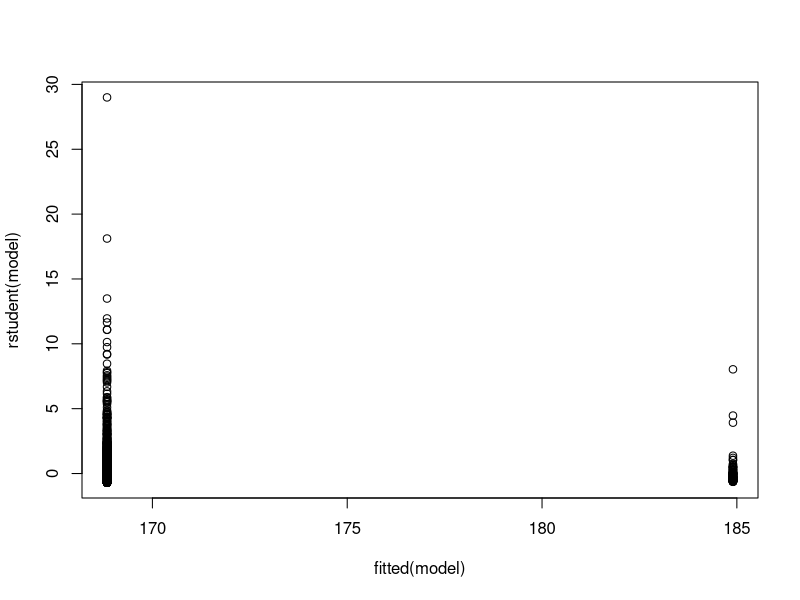
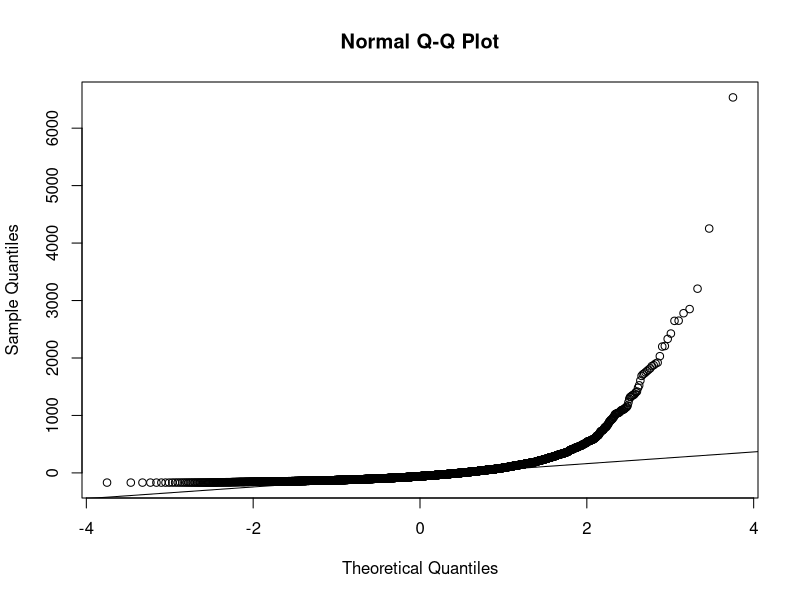
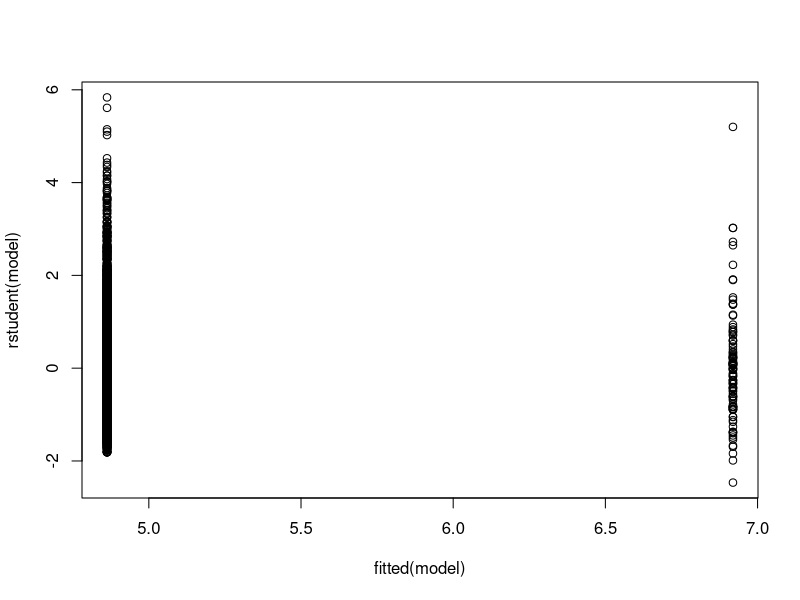
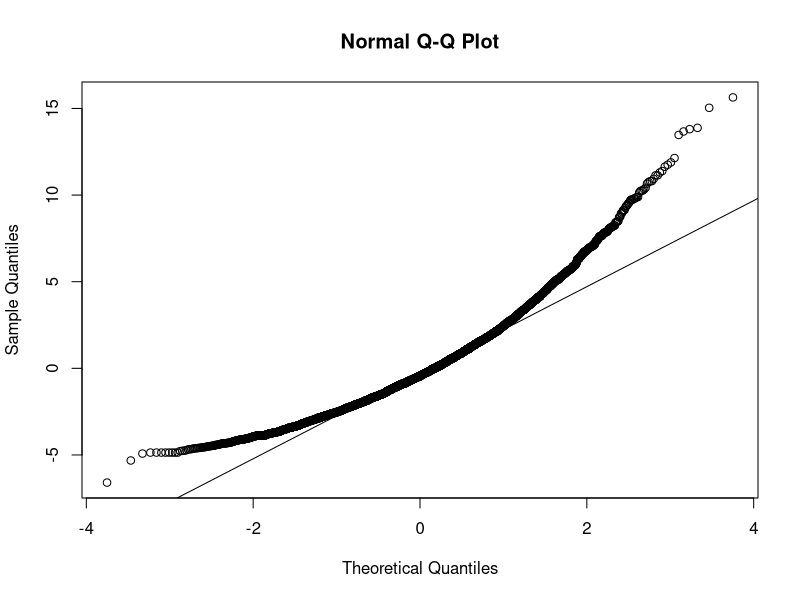

Generate these figures, in order, with R:
## ---- chunk 1
knitr::opts_chunk$set(echo = TRUE)
options(contrasts = c("contr.sum", "contr.poly"))
## ---- chunk 2
# Data for all SCP articles
data1 <- read.table("data-3-09-21.txt", header=T)

# Data for author A
data2 <- read.table("author-data.txt", header=T)
## ---- chunk 3

scp1 <- as.integer(data1$scp_number)
rating1 <- as.integer(data1$rating)
comments1 <- as.integer(data1$comments)
## ---- chunk 4

scp2 <- c()

for (i in 0:length(data2$SCP)) {
  str <- data2$SCP[i]
  if (length(str) > 0 && startsWith(str, "SCP-")) {
    scp2 <- append(scp2, as.integer(substring(str, 5)))
  }
}

rating2 <- as.integer(data2$Rating)
comments2 <- as.integer(data2$Comments)
## ---- chunk 5

group <- c()

for (i in 1:length(scp1)) {
  if (length(which(scp2 == scp1[i])) > 0) {
    group <- append(group, 2)
    
  } else {
    group <- append(group, 1)
  }
}

all.data <- data.frame(
  scp=scp1, 
  rating=rating1, 
  comments=comments1, 
  group=as.factor(group),
  ratio=rating1 / (comments1 + 1))

all.data <- subset(all.data, scp != 1)
group1 <- subset(all.data, group == 1)
group2 <- subset(all.data, group == 2)
## ---- chunk 6
head(all.data)
head(group1)
head(group2)
nrow(all.data) # Total number of observations
nrow(group1) # Number of replicates in group 1
nrow(group2) # Number of replicates in group 2
mean(group1$rating)
mean(group2$rating)
mean(group1$rating / (group1$comments + 1))
mean(group2$rating / (group2$comments + 1))
## ---- chunk 7

model <- lm(rating~group, all.data)
sigmahat <- summary(model)$sigma
sigmahat # Residual standard error
plot(fitted(model), rstudent(model))
qqnorm(resid(model))
qqline(resid(model))
## ---- chunk 8
thetahat <- mean(group2$rating) - mean(group1$rating)
d <- thetahat / ((1 / 5587 + 1 / 110) * sigmahat ^ 2)
pvalue <- 1 - pt(d, 5695)
pvalue
## ---- chunk 9
model <- lm(ratio~group, all.data)
sigmahat <- summary(model)$sigma
sigmahat # Residual standard error
plot(fitted(model), rstudent(model))
qqnorm(resid(model))
qqline(resid(model))
## ---- chunk 10
thetahat <- mean(group2$ratio) - mean(group1$ratio)
d <- thetahat / ((1 / 5587 + 1 / 110) * sigmahat ^ 2)
pvalue <- 1 - pt(d, 5695)
pvalue
